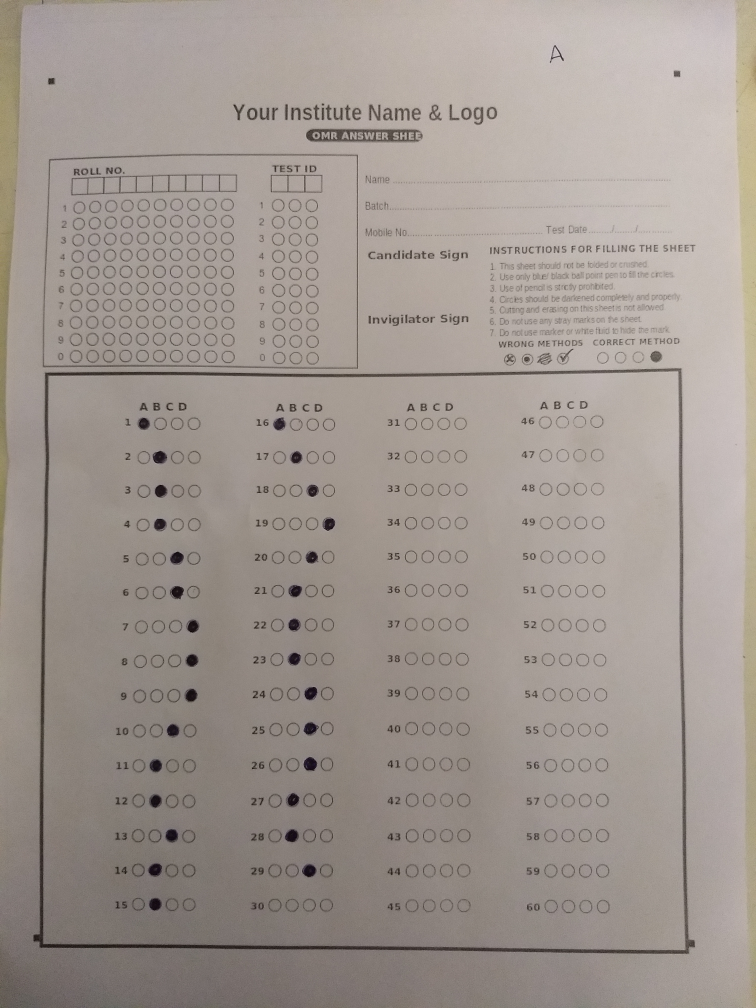
#> input picture bin/module/images/test_01.jpg, 3024 x 4032 px (shown at 1/4 size)
$ python grader.py --image images/test_01.jpg   (older library calls are emulated)
#> lines starting #> are read from the running program, lines starting #| are printed output that depends on the picture; after the words box and inside, x2 and y2 are one past the last pixel; in counts of white or black regions, pixels touching at a corner belong together
### bin/module/grader_util/grader_util.py
import cv2
import numpy as np

# loop over countours
# this function find the question bubbles
# outputs matrix([contour, box])


def find_questions(cnts, image, show_boxes=False):
    questions = []
    for c in cnts:
        (x, y, w, h) = cv2.boundingRect(c)
        ar = w / float(h)
        if (w >= 15 and h >= 15) and (w <= 50 and h <= 50) and ar >= 0.7 and ar <= 1.3:
            box = [(x//5)*5, y]
            questions.append([c, box])
            if show_boxes == True:
                cv2.rectangle(image, (x, y), (x+w, y+h), (0, 255, 0), 1)
    return questions


'''
We are now sorting from left to right by taking a batch of 16 contours
that are basically a whole row and then sorting them from increasing order of x
'''


def find_ques_cnts(questions):
    # sort the question contours from top to bottom
    questions = sorted(questions, key=lambda q: q[1][1])
    questionCnts = []
    for i in np.arange(0, len(questions), 16):
        # take a row of bubbles
        q = list(questions[i: i+16])
        # append each contour sorted from left to right in a row
        # sort them using x
        q = sorted(q, key=lambda k: k[1][0])
        for o in q:
            # append each contour sorted from left to right in a row
            questionCnts.append(o[0])
    return questionCnts

# calculate the old question no
# this function converts the old question no to
# new question no. By default it assumes that questions
# are to be converted from horizontal to vertical fashion


def convert_ques_no(q, rows_cnt=15, cols_cnt=4, hori_to_vert=True):
    if hori_to_vert:
        row = q // cols_cnt
        col = q % cols_cnt
        return col * rows_cnt + row
    col = q // rows_cnt
    row = q % rows_cnt
    return row * cols_cnt + col

### bin/module/grader.py
# import the necessary packages
from imutils.perspective import four_point_transform
from imutils import contours
import numpy as np
import argparse
import imutils
import cv2
import random
import sys
import os
# user defined modules
import grader_util.grader_util as gu
import grader_util.grader_errors as ge
# from matplotlib import pyplot as plt

# construct the argument parser
ap = argparse.ArgumentParser()
ap.add_argument("-i", "--image", required=True,
                help="path to the input image")
args = vars(ap.parse_args())

# Answer Key
ques = [i for i in range(60)]
opts = [1 for _ in range(60)]
ANSWER_KEY = dict(zip(ques, opts))

max_marks = 30
positive_marking = 1
negative_marking = 0
bubble_thresh = 185
# load the image
orig = cv2.imread(args['image'])
#> orig is the input picture: shape (4032, 3024, 3); mean B, G, R 144.4, 150.9, 160
image = orig.copy()
# ratio = image.shape[0] / 800.0
image = imutils.resize(image, height=1500)
# gray it
gray = cv2.cvtColor(image, cv2.COLOR_BGR2GRAY)
# blur it
gray = cv2.GaussianBlur(gray, (5, 5), 0)
# canny edge detection
edged = cv2.Canny(gray, 20, 50)
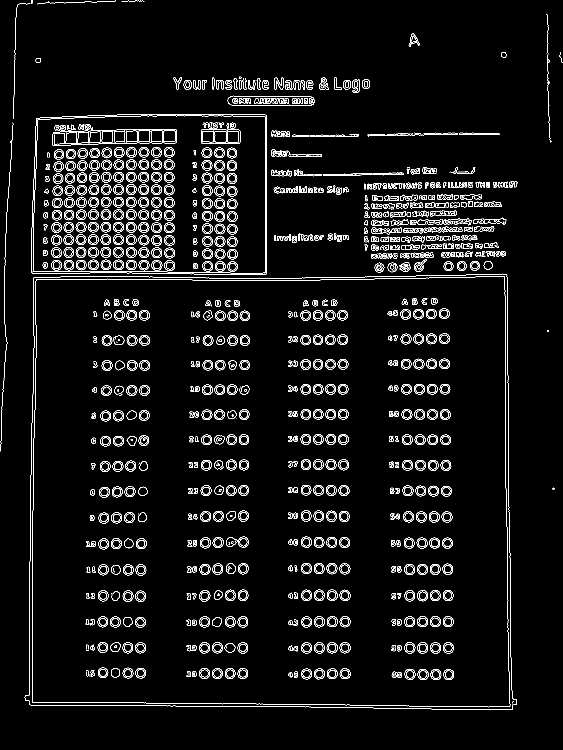
#> edged: shape (1500, 1125) (shown at 1/2 size); 4.9% white in thin lines or dots

# Find the contours
cnts = cv2.findContours(edged.copy(), cv2.RETR_EXTERNAL,
                        cv2.CHAIN_APPROX_SIMPLE)
#> cnts = 279 contours, 118 with area under 20; largest, box (x1, y1, x2, y2) and area: (49, 547, 1034, 1420) 822319, (62, 228, 534, 550) 147820, (455, 191, 629, 212) 3123, (743, 454, 804, 469) 344, (806, 456, 846, 468) 299

cnts = cnts[0] if imutils.is_cv2() else cnts[1]
docCnts = None
if len(cnts) > 0:
    cnts = sorted(cnts, key=cv2.contourArea, reverse=True)
    for c in cnts:
        # calc the perimeter
        peri = cv2.arcLength(c, True)
        approx = cv2.approxPolyDP(c, 0.02*peri, True)
        if len(approx) == 4:
            docCnts = approx
            break
#> this loop made 1 pass
#> (peri, docCnts) on pass 1: (3720.5, [[1013, 548], [68, 554], [50, 1400], [1024, 1419]])
try:
    docArea = cv2.contourArea(docCnts)
#> docArea = 823753.5
    if docArea <= 300000 or docArea >= 1000000:
        raise ge.PaperDetectionError(
            'Error in finding paper contour. Area of docCnts is {}'.format(docArea))
except ge.PaperDetectionError as e:
    sys.exit(e.message)

# apply perspective transform to the shape
paper = four_point_transform(image, docCnts.reshape(4, 2))
warped = four_point_transform(gray, docCnts.reshape(4, 2))
# binarisation of image
# instead of otsu thresholding
# we have used adaptive thresholding

thresh = cv2.adaptiveThreshold(
    warped, 255, cv2.ADAPTIVE_THRESH_GAUSSIAN_C, cv2.THRESH_BINARY_INV, 11, 2)
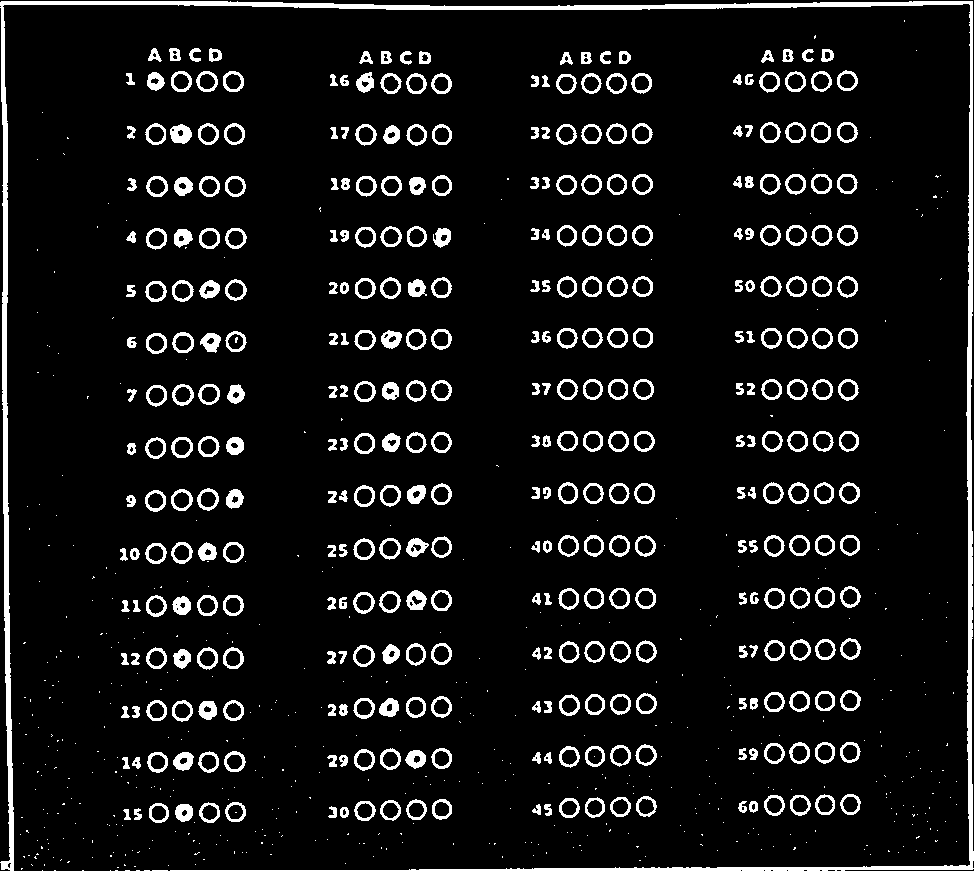
#> thresh: shape (871, 974); 8% white; 840 white regions (472 under 20 px)

# find contours in threshholded image
cnts = cv2.findContours(thresh.copy(), cv2.RETR_EXTERNAL,
                        cv2.CHAIN_APPROX_SIMPLE)
#> cnts = 837 contours, 469 with area under 20; largest, box (x1, y1, x2, y2) and area: (0, 1, 974, 871) 10942, (171, 489, 193, 511) 348, (197, 488, 219, 511) 347, (172, 280, 194, 302) 344, (353, 645, 375, 667) 342

# filter out contours with parents
cnts = cnts[0] if imutils.is_cv2() else cnts[1]
# throw new error
try:
    if len(cnts) <= 240:
        raise ge.PaperContourError(
            'The contour of paper is not detected properly. May be only one external contour in the paper is detected.')
except ge.PaperContourError as e:
    sys.exit(e.message)

# find question contours
questions = gu.find_questions(cnts, paper)
#> the loop in find_questions, `for c in cnts:` made 837 passes
#> (x, y, w, h, ar, box) on passes 169, 173, 176, 178, 179, 182, 189, 192: (149, 803, 20, 20, 1, [145, 803]), (199, 802, 21, 21, 1, [195, 802]), (354, 801, 22, 20, 1.1, [350, 801]), (432, 799, 20, 21, 0.952, [430, 799]), (406, 799, 21, 21, 1, [405, 799]), (559, 798, 21, 20, 1.05, [555, 798]), (636, 796, 21, 21, 1, [635, 796]), (764, 795, 21, 21, 1, [760, 795])
#> after the loop in find_questions, `for c in cnts:`: questions = 240 items
#> questions = 240 items

# We are now sorting from left to right by taking a batch of 16 contours
# that are basically a whole row and then sorting them from increasing order of x

questionCnts = gu.find_ques_cnts(questions)
#> the loop in find_ques_cnts, `for i in np.arange(0, len(questions), 16):` made 15 passes
#> i on passes 2 to 9: 16, 32, 48, 64, 80, 96, 112, 128
#> after the loop in find_ques_cnts, `for i in np.arange(0, len(questions), 16):`: questionCnts = 240 contours; largest, box (x1, y1, x2, y2) and area: (171, 489, 193, 511) 348, (197, 488, 219, 511) 347, (172, 280, 194, 302) 344, (172, 384, 194, 406) 342, (353, 645, 375, 667) 342

correct = 0
wrong = 0
# each question has 4 possible answers, to loop over the
# question in batches of 4
for (q, i) in enumerate(np.arange(0, len(questionCnts), 4)):
    # calculate the old question no
    old_question_no = gu.convert_ques_no(q, 15, 4)

    cnts = questionCnts[i:i+4]
    bubbled = [-1, -1]
    bubble_count = 0
    for (j, c) in enumerate(cnts):
        mask = np.zeros(thresh.shape, dtype='uint8')
        cv2.drawContours(mask, [c], -1, 255, -1)
        # apply the mask to the thresholded image, then
        # count the number of non-zero pixels in the
        # bubble area
        mask = cv2.bitwise_and(thresh, thresh, mask=mask)
        total = cv2.countNonZero(mask)

        # if total > current bubbled then
        # bubbled = total
        if bubbled[0] == -1 or bubbled[0] < total:
            bubbled = (total, j)
            if bubbled[0] > bubble_thresh:
                bubble_count += 1
        else:
            # update bubble thresh
            # if total <= bubbled[0]
            # this means that bubbled is not filled
            # therefore we are updating bubble thresh to adjust to the pic
            bubble_thresh = max(bubble_thresh, total+5)
        # print(old_question_no, bubble_thresh, total)
    # change the q to old q
    # as q0 -> 0
    # as q1 -> 15
    # as q2 -> 30 and so on
    color = (0, 0, 255)
    k = ANSWER_KEY[old_question_no]
    # check to see if the bubbled answer is correct
    if k == bubbled[1] and bubbled[0] > bubble_thresh:
        color = (0, 255, 0)
        correct += 1
    # wrongly attempted and negative marking
    elif k != bubbled[1] and bubbled[0] > bubble_thresh:
        wrong += 1

    if bubbled[0] > bubble_thresh:
        cv2.drawContours(paper, [cnts[k]], -1, color, 2)
#> this loop made 60 passes
#> (i, old_question_no, color) on passes 1 to 8: (0, 0, (0, 0, 255)), (4, 15, (0, 0, 255)), (8, 30, (0, 0, 255)), (12, 45, (0, 0, 255)), (16, 1, (0, 255, 0)), (20, 16, (0, 255, 0)), (24, 31, (0, 0, 255)), (28, 46, (0, 0, 255))
#> mask: shape (871, 974); 0.02% white in thin lines or dots, all inside (x1, y1, x2, y2) = (840, 794, 861, 815)
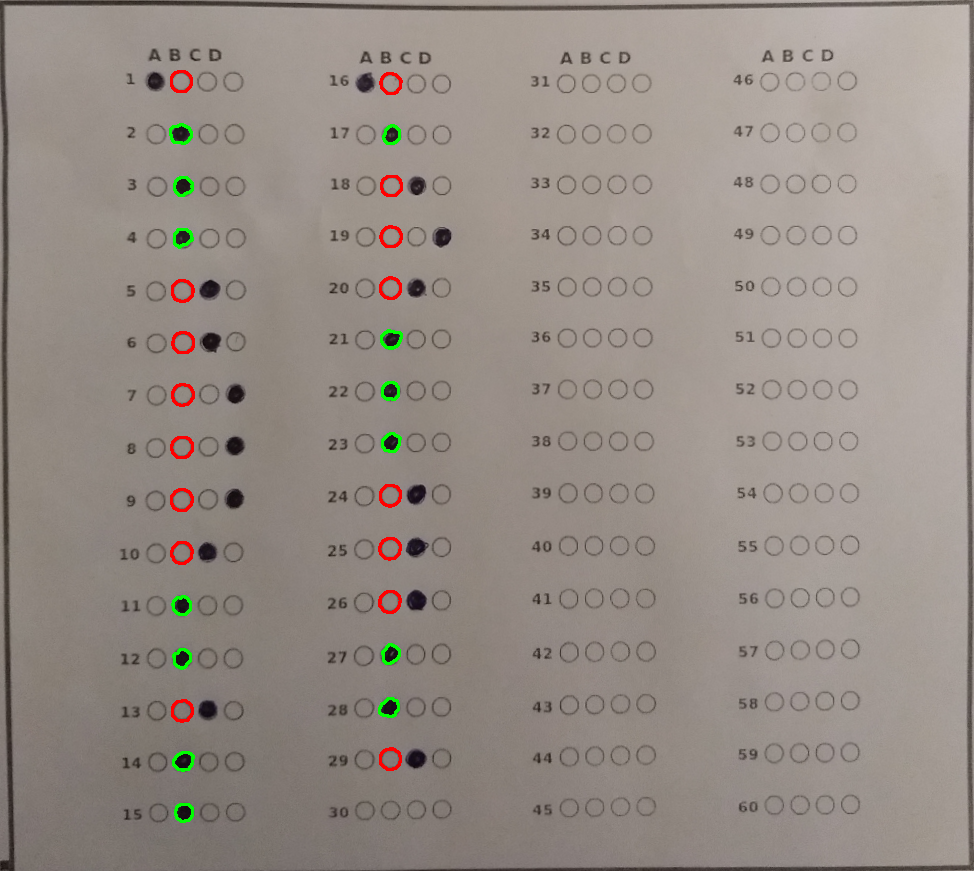
#> paper: shape (871, 974, 3); mean B, G, R 133.6, 140.6, 149.8

# grab the test taker
score = (correct*positive_marking + wrong*negative_marking) / max_marks * 100
print("[INFO] correct: {}".format(correct))
#| [INFO] correct: 13
print("[INFO] wrong: {}".format(wrong))
#| [INFO] wrong: 16
print("[INFO] score: {:.2f}%".format(score))
#| [INFO] score: 43.33%
cv2.putText(paper, "Correct: {}".format(correct), (10, 30),
            cv2.FONT_HERSHEY_SIMPLEX, 0.9, (0, 255, 0), 2)
cv2.putText(paper, "Wrong: {}".format(wrong), (10, 60),
            cv2.FONT_HERSHEY_SIMPLEX, 0.9, (0, 0, 255), 2)
cv2.putText(paper, "Score: {:.1f}%".format(score), (10, 90),
            cv2.FONT_HERSHEY_SIMPLEX, 0.9, (255, 0, 0), 2)
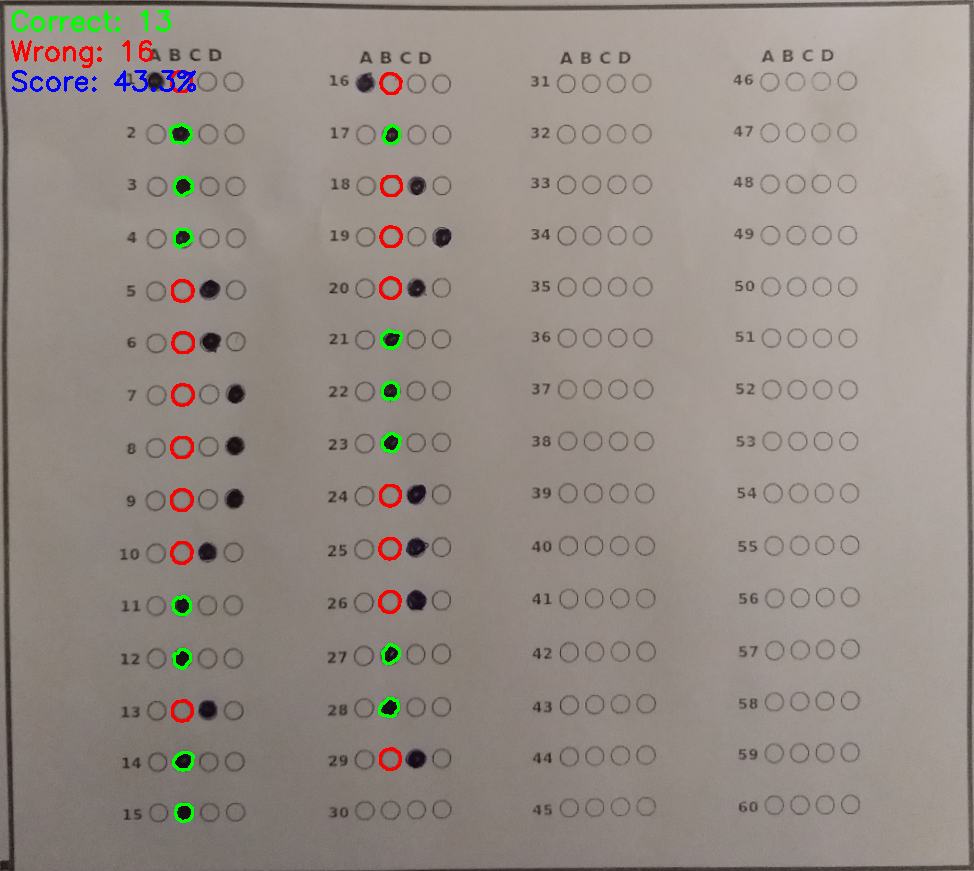
#> paper: shape (871, 974, 3); mean B, G, R 133.5, 140.4, 149.5

# [7 lines of commented-out code are left out]
image_name = args['image'].split('/')[-1]
output_image = 'uploads/result/'+image_name
print('Saving Image to', output_image)
directory = os.path.dirname(output_image)
try:
    os.stat(directory)
except:
    os.mkdir(directory)
cv2.imwrite(output_image, paper)

$ run again, on bin/module/images/test_03.jpg
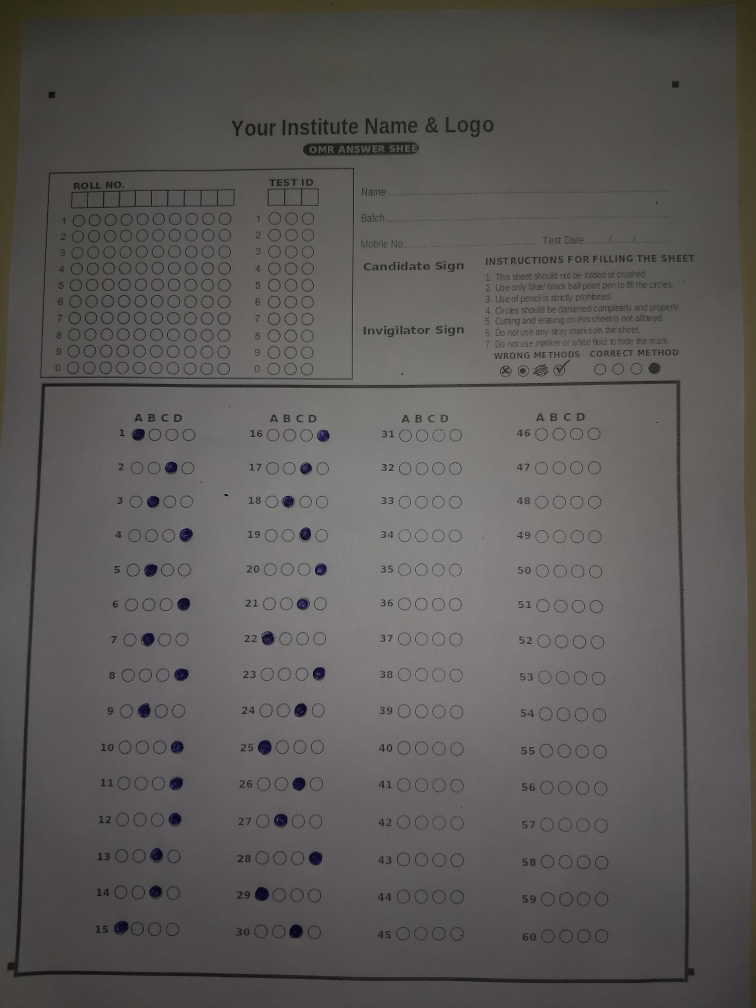
#> input picture bin/module/images/test_03.jpg, 3024 x 4032 px (shown at 1/4 size)
#> orig is the input picture: shape (4032, 3024, 3); mean B, G, R 88.2, 89.9, 92.7
#> `edged = cv2.Canny(gray, 20, 50)`:
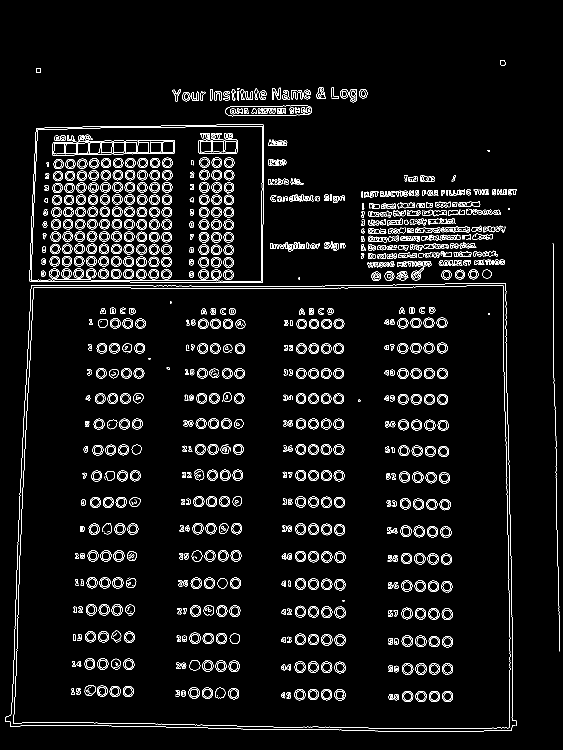
#> edged: shape (1500, 1125) (shown at 1/2 size); 4.9% white in thin lines or dots, all inside (x1, y1, x2, y2) = (10, 120, 1120, 1464)
#> `cnts = cv2.findContours(edged.copy(), cv2.RETR_EXTERNAL, cv2.CHAIN_APP..`: cnts = 254 contours, 111 with area under 20; largest, box (x1, y1, x2, y2) and area: (26, 570, 1021, 1458) 848671, (59, 249, 528, 566) 143779, (451, 211, 624, 233) 3082, (917, 402, 961, 414) 334, (944, 467, 986, 480) 326
#> the loop `for c in cnts:` made 1 pass
#> (peri, docCnts) on pass 1: (3786.2, [[1006, 571], [67, 575], [26, 1446], [1018, 1455]])
#> docArea = 847262.5
#> thresh: shape (884, 992); 6.5% white; 481 white regions (106 under 20 px)
#> `cnts = cv2.findContours(thresh.copy(), cv2.RETR_EXTERNAL, cv2.CHAIN_AP..`: cnts = 477 contours, 106 with area under 20; largest, box (x1, y1, x2, y2) and area: (0, 0, 989, 211) 1478, (3, 881, 448, 884) 352, (831, 493, 853, 516) 352, (352, 488, 374, 511) 352, (804, 493, 826, 515) 350
#> the loop in find_questions, `for c in cnts:` made 477 passes
#> (x, y, w, h, ar, box) on passes 30, 31, 33, 36, 38, 39, 40, 41: (807, 816, 22, 20, 1.1, [805, 816]), (781, 816, 21, 20, 1.05, [780, 816]), (834, 815, 21, 21, 1, [830, 815]), (566, 814, 21, 20, 1.05, [565, 814]), (618, 813, 22, 21, 1.05, [615, 813]), (592, 813, 21, 21, 1, [590, 813]), (433, 813, 21, 21, 1, [430, 813]), (406, 812, 21, 20, 1.05, [405, 812])
#> after the loop in find_questions, `for c in cnts:`: questions = 240 items
#> the loop in find_ques_cnts, `for i in np.arange(0, len(questions), 16):` made 15 passes
#> i on passes 2 to 9: 16, 32, 48, 64, 80, 96, 112, 128
#> after the loop in find_ques_cnts, `for i in np.arange(0, len(questions), 16):`: questionCnts = 240 contours; largest, box (x1, y1, x2, y2) and area: (352, 488, 374, 511) 352, (831, 493, 853, 516) 352, (615, 489, 637, 512) 350, (642, 490, 664, 512) 350, (804, 493, 826, 515) 350
#> the loop `for (q, i) in enumerate(np.arange(0, len(questionCnts), 4)):` made 60 passes
#> (i, old_question_no, color, correct) on passes 9 to 10: (32, 2, (0, 255, 0), 1), (36, 17, (0, 255, 0), 2)
#| [INFO] correct: 6
#| [INFO] wrong: 24
#| [INFO] score: 20.00%
#> `cv2.putText(paper, "Score: {:.1f}%".format(score), (10, 90), cv2.FONT_..`:
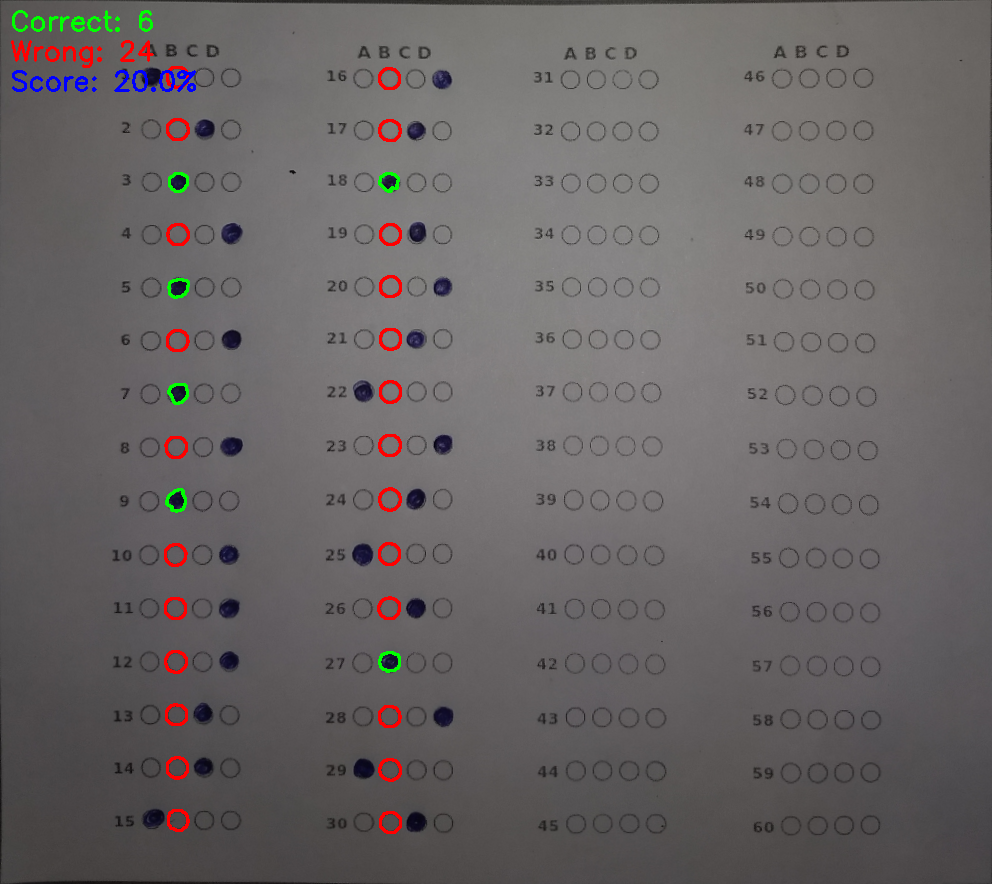
#> paper: shape (884, 992, 3); mean B, G, R 100.2, 99.9, 104.2
